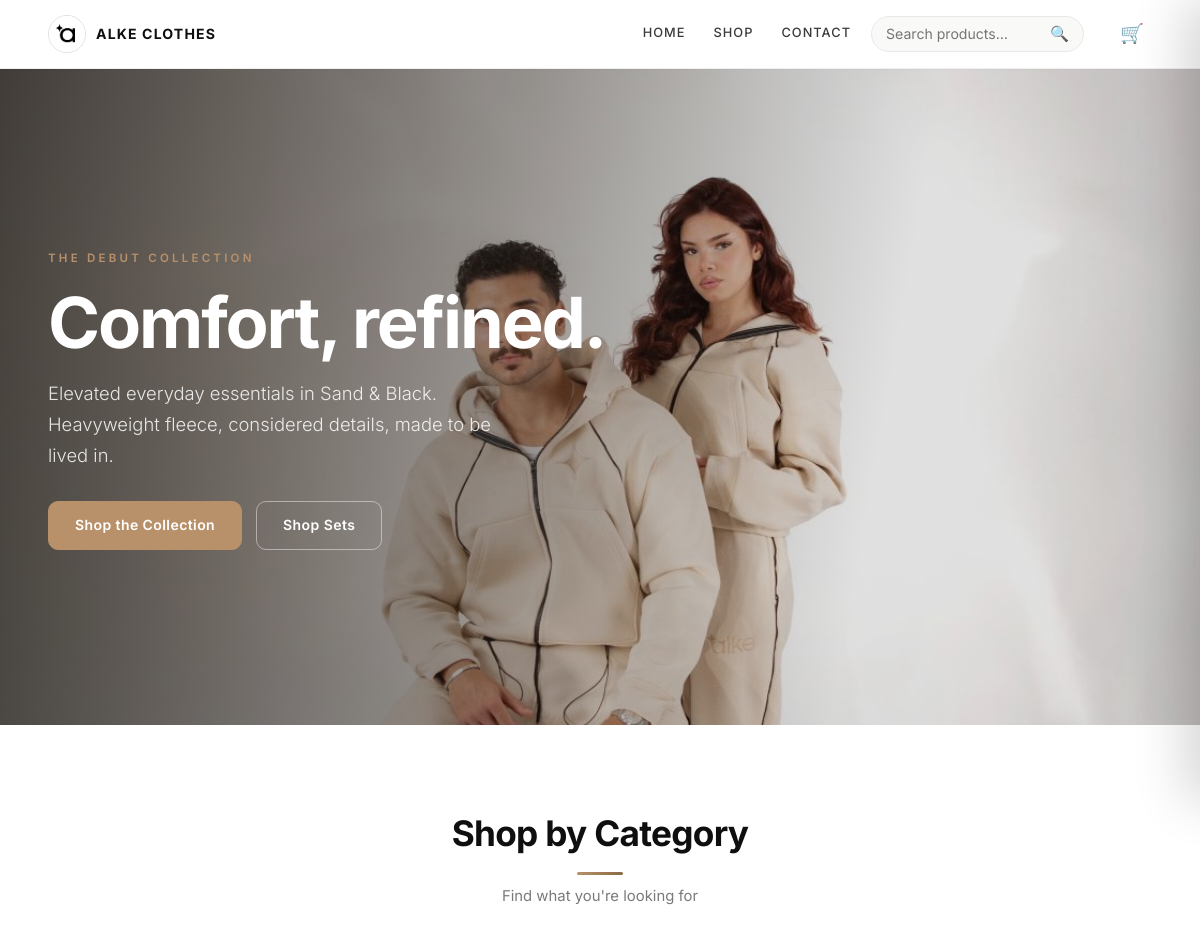
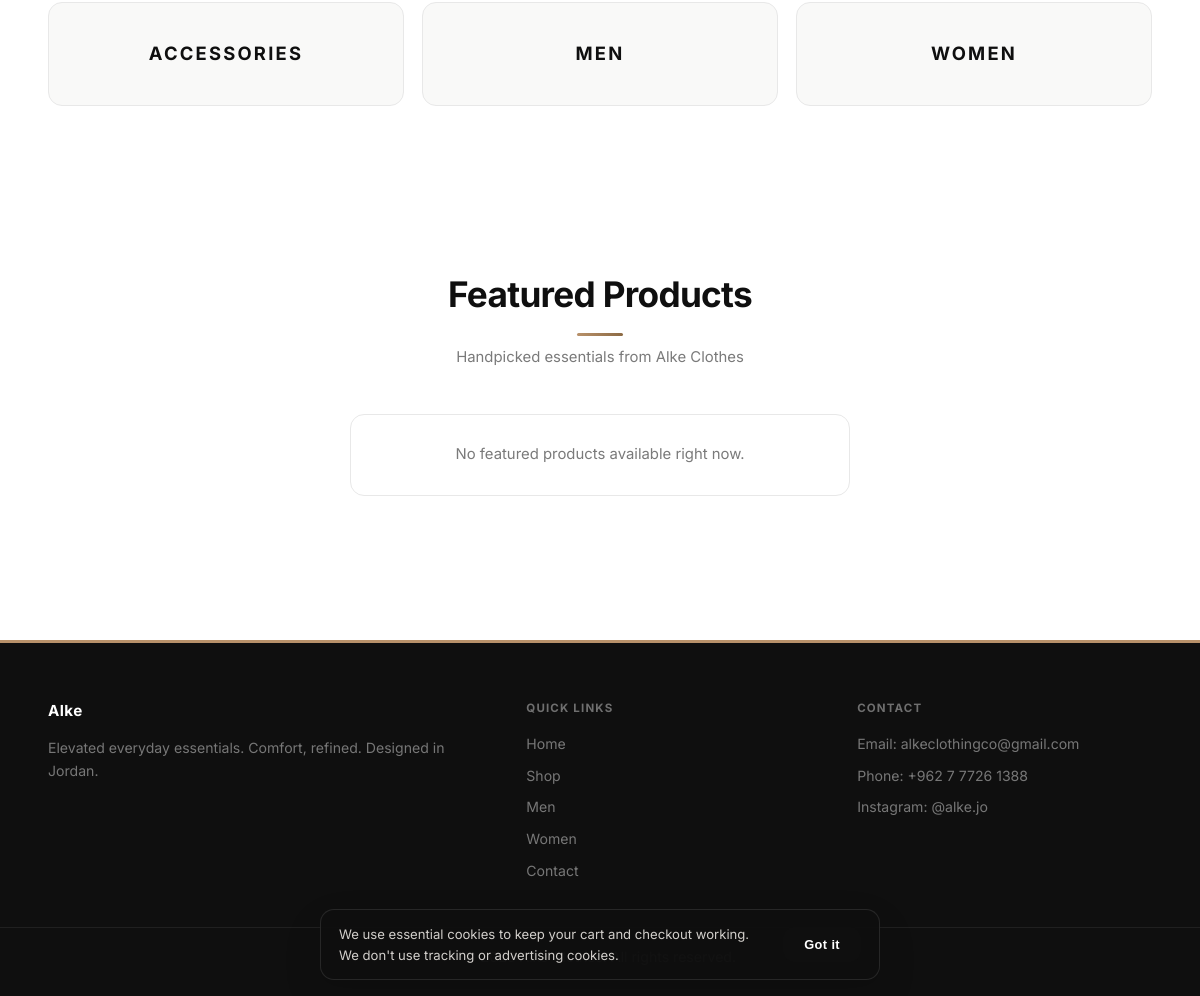
The page / on the database its author committed (2 pictures, top to bottom).
### tables this page shows
CREATE TABLE IF NOT EXISTS categories (
    id INT AUTO_INCREMENT PRIMARY KEY,
    name VARCHAR(100) NOT NULL
);

### includes/helpers.php (called while the page is built, shortened)
<?php
if (!function_exists('alke_esc')) {
    function alke_esc($value): string
    {
        return htmlspecialchars((string)$value, ENT_QUOTES, 'UTF-8');
    }
}

### index.php (the view, shortened to what this page needs)
<?php
include 'includes/header.php';
$featuredResult = $conn->query("SELECT * FROM products ORDER BY (stock > 0) DESC, id DESC LIMIT 4");
$homeCategories = [];
$catResult = $conn->query("
    SELECT c.id, c.name, COUNT(p.id) AS product_count
    FROM categories c
    LEFT JOIN products p ON p.category_id = c.id
    GROUP BY c.id, c.name
    ORDER BY c.name ASC
");
if ($catResult) {
    while ($c = $catResult->fetch_assoc()) {
        $homeCategories[] = $c;
    }
}
?>
<main>
  <section class="hero">
    <div class="container">
      <div class="hero-content">
        <span class="hero-eyebrow">The Debut Collection</span>
        <h1>Comfort, refined.</h1>
        <p>Elevated everyday essentials in Sand &amp; Black. Heavyweight fleece, considered details, made to be lived in.</p>
        <div class="hero-actions">
          <a href="/alke/pages/products" class="btn">Shop the Collection</a>
          <a href="/alke/pages/products?category=2" class="btn hero-btn-ghost">Shop Sets</a>
        </div>
      </div>
    </div>
  </section>
  <?php if (!empty($homeCategories)): ?>
  <section class="section">
    <div class="container">
      <div class="section-title">
        <h2>Shop by Category</h2>
        <p>Find what you're looking for</p>
      </div>
      <div class="category-grid">
        <?php foreach ($homeCategories as $cat): ?>
          <a href="/alke/pages/products?category=<?php echo (int)$cat['id']; ?>" class="category-card">
            <h3><?php echo alke_esc($cat['name']); ?></h3>
          </a>
        <?php endforeach; ?>
      </div>
    </div>
  </section>
  <?php endif; ?>
  <section class="section">
    <div class="container">
      <div class="section-title">
        <h2>Featured Products</h2>
        <p>Handpicked essentials from Alke Clothes</p>
      </div>
      <?php if ($featuredResult && $featuredResult->num_rows > 0): ?>
        <div class="products-grid">
          <?php while ($row = $featuredResult->fetch_assoc()): ?>
            <article class="product-card">
              <a href="/alke/pages/product?id=<?php echo (int)$row['id']; ?>" class="product-card-link">
                <div class="product-image-wrap">
                  <img
                    src="<?php echo alke_esc(alke_product_image($row)); ?>"
                    alt="<?php echo alke_esc($row['name']); ?>"
                    class="product-image"
                    loading="lazy"
                  >
                  <?php if ((int)$row['stock'] <= 0): ?>
                    <span class="stock-badge out">Out of Stock</span>
                  <?php endif; ?>
                </div>
                <div class="product-body">
                  <h3 class="product-name"><?php echo alke_esc($row['name']); ?></h3>
                  <p class="product-price">JD <?php echo number_format((float)$row['price'], 2); ?></p>
                </div>
              </a>
            </article>
          <?php endwhile; ?>
        </div>
        <div style="text-align:center; margin-top:36px;">
          <a href="/alke/pages/products" class="btn">View All Products</a>
        </div>
      <?php else: ?>
        <p class="no-products">No featured products available right now.</p>
      <?php endif; ?>
    </div>
  </section>
</main>
<?php include 'includes/footer.php'; ?>

### rows shown on the page
categories: name "ACCESSORIES"
categories: name "MEN"
categories: name "WOMEN"
